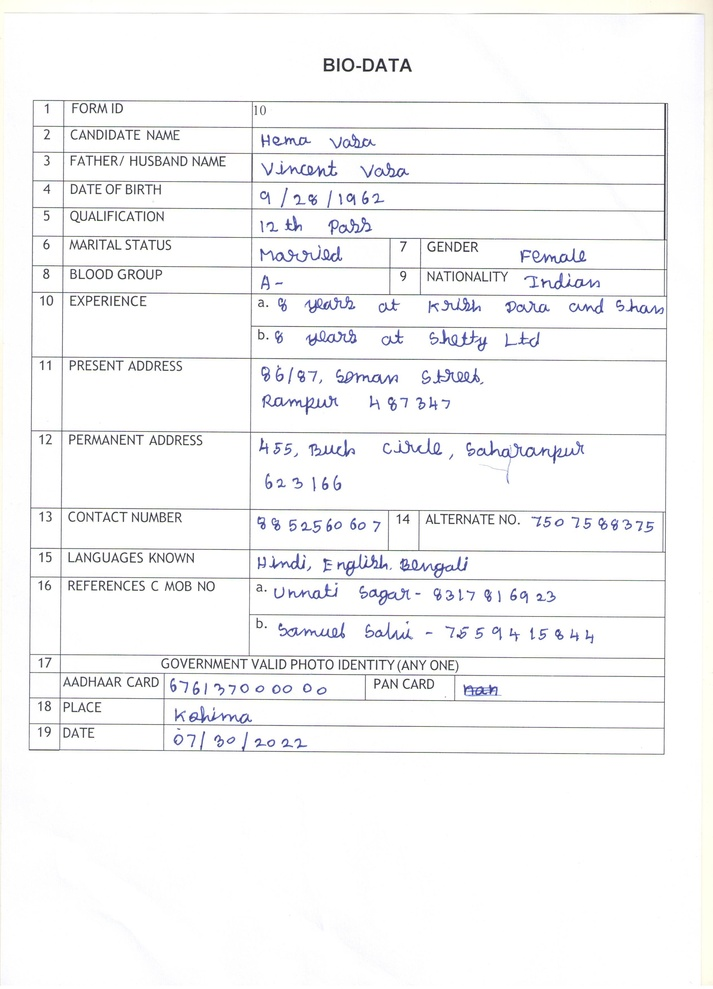
#> input picture submission/data/MIT_10.jpg, 713 x 989 px, shrunk from 2528 x 3507 before the run
$ python -i custom_functions.py   (imports and definitions only)
#> lines starting #> are read from the running program, lines starting #| are printed output that depends on the picture; after the words box and inside, x2 and y2 are one past the last pixel; in counts of white or black regions, pixels touching at a corner belong together
#!/usr/bin/env python
# coding: utf-8

# # custom_functions.py: Utility Function

# In[ ]:


import re
import cv2
import pandas as pd
import numpy as np
from PIL import ImageEnhance
import PIL.Image as Img


# # Functions

# ### Generic

# In[2]:


# [57 lines left out: functions compute_iou, transform_key, transform_json, run_yolo_inference, not called in this run]


# ### Field Matching

# In[5]:


def get_table_coordinates(image_file):
#> called with image_file = '../data/MIT_10.jpg'
    image = Img.open(image_file)
#> image is the input picture: PIL image 713x989 RGB; mean R, G, B 246.3, 246.4, 247
    enhancer = ImageEnhance.Contrast(image)
    contrast_image = enhancer.enhance(2)
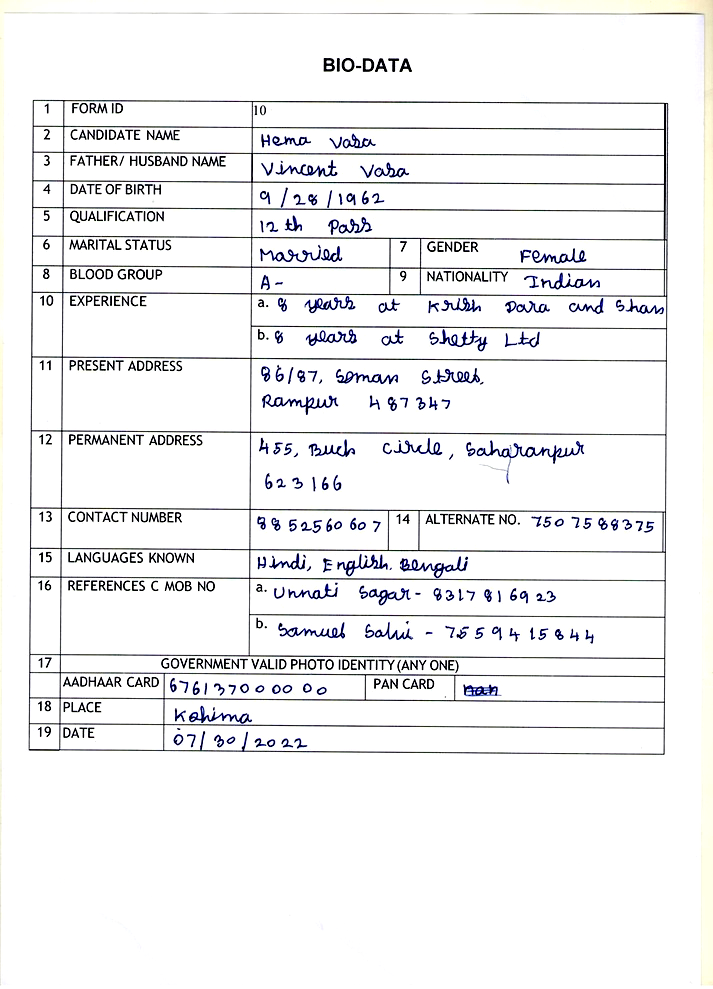
#> contrast_image: PIL image 713x989 RGB; mean R, G, B 240.7, 240.8, 241.7
    opencv_image = np.array(contrast_image) # Enhance Contrast
    opencv_image = cv2.cvtColor(opencv_image, cv2.COLOR_RGB2BGR) # Convert RGB to BGR
    gray_image = cv2.cvtColor(opencv_image, cv2.COLOR_BGR2GRAY) # Convert BGR to GRAY
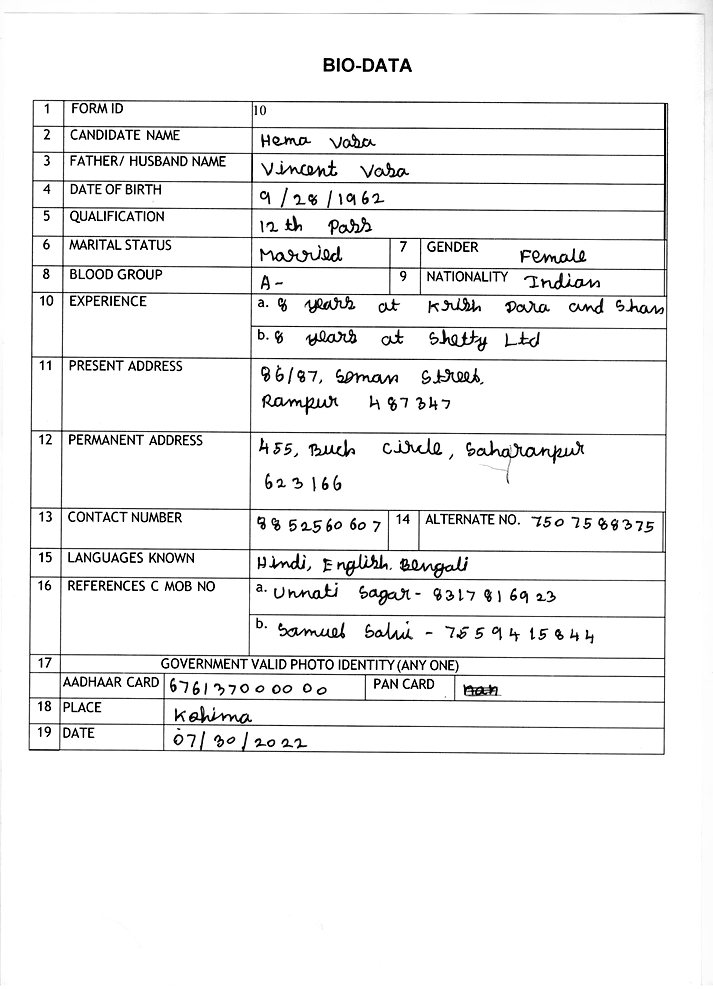
#> gray_image: shape (989, 713); min 0, max 255, mean 240.8
    blurred_image = cv2.GaussianBlur(gray_image, (5, 5), 0) # Apply Blurr on Image
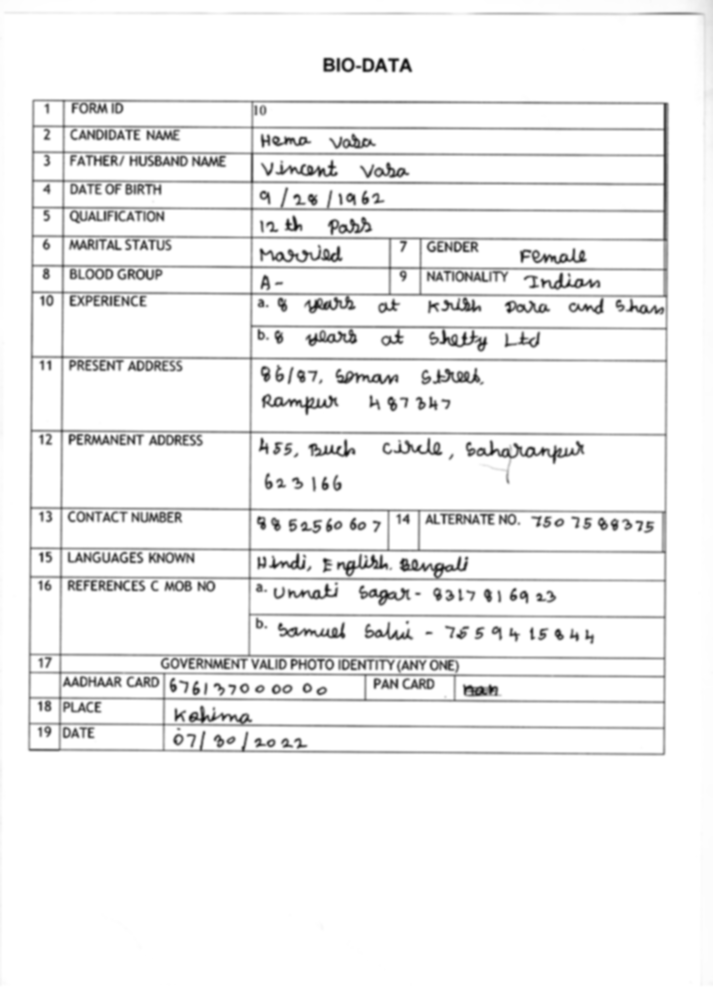
#> blurred_image: shape (989, 713); min 15, max 255, mean 240.8
    edged = cv2.Canny(blurred_image, 150, 200) # Apply Canny Edge Detection
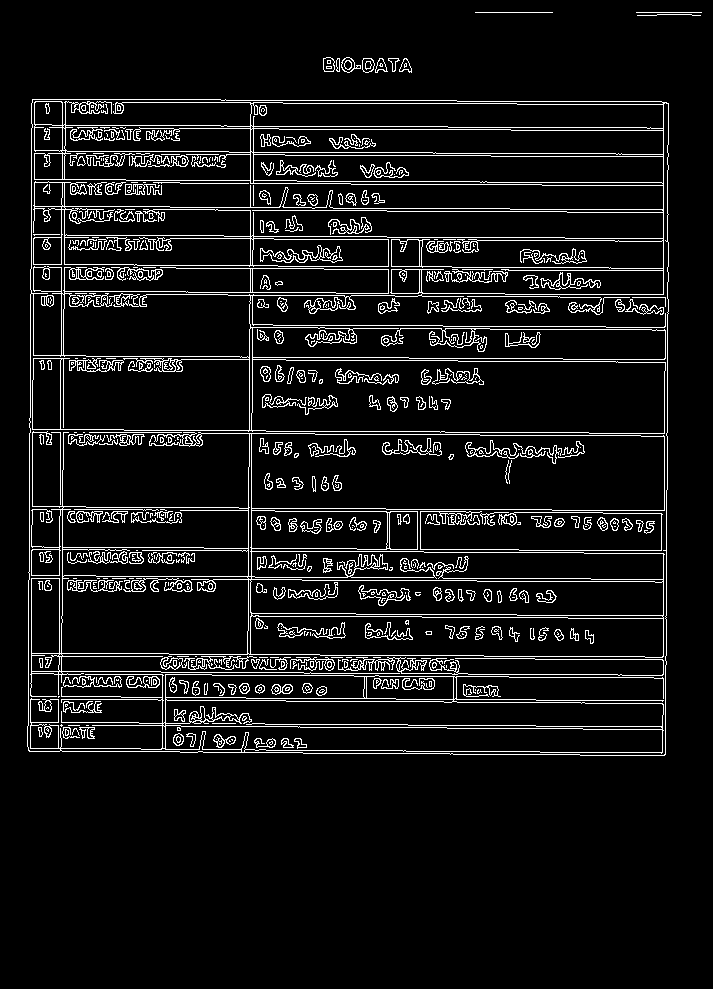
#> edged: shape (989, 713); 7.7% white in thin lines or dots, all inside (x1, y1, x2, y2) = (27, 12, 702, 756)

    kernel = np.ones((3,3), np.uint8)
    dilated_img = cv2.dilate(edged, kernel, iterations=1) # Perform dilation
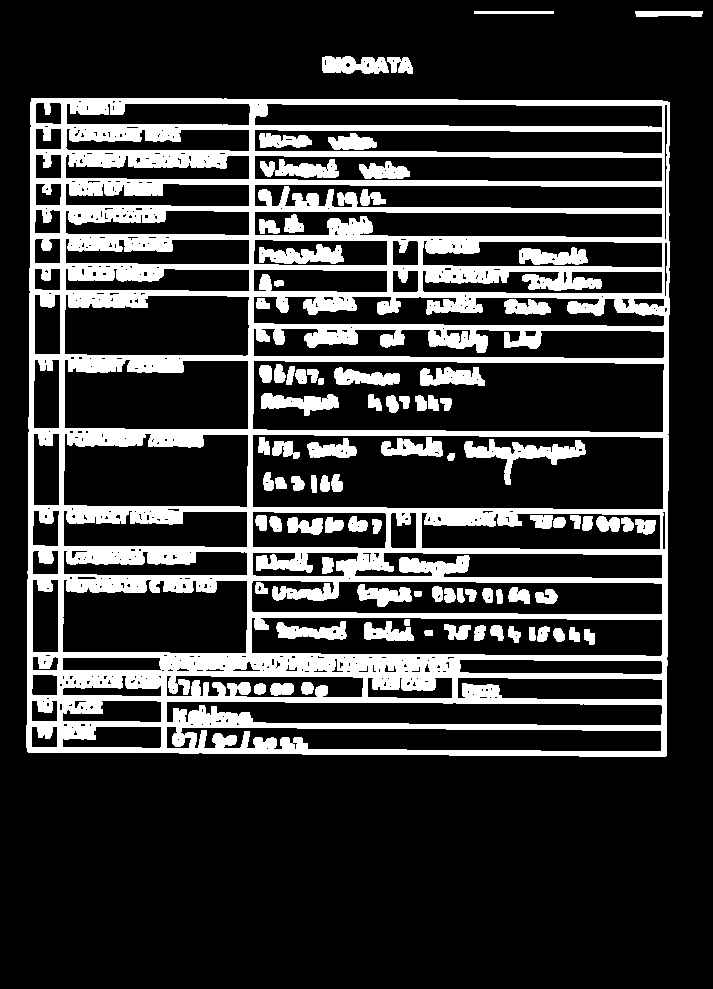
#> dilated_img: shape (989, 713); 21.5% white; 85 white regions
    contours, hierarchy = cv2.findContours(dilated_img, cv2.RETR_EXTERNAL, cv2.CHAIN_APPROX_SIMPLE) # Find contours
#> contours = 5 contours; box (x1, y1, x2, y2) and area: (26, 98, 670, 757) 418518, (322, 56, 389, 74) 880, (635, 11, 703, 17) 297, (387, 57, 413, 74) 270, (474, 11, 554, 14) 158

    area = []
    for cont in contours:
        bbox_coord = cv2.boundingRect(cont)
        area.append(bbox_coord[2] * bbox_coord[3])
#> this loop made 5 passes
#> bbox_coord on passes 1 to 4: (26, 98, 644, 659), (387, 57, 26, 17), (322, 56, 67, 18), (635, 11, 68, 6)
#> (cont, bbox_coord) on pass 5: ([[474, 11], [474, 13], [553, 13], [553, 11]], (474, 11, 80, 3))
#> after the loop, area = [424396, 442, 1206, 408, 240]

    # Get Coordinates of contour with Max Contour Area
    cnt = contours[np.argmax(area)]
#> cnt = contour of 95 points, box (x1, y1, x2, y2) (26, 98, 670, 757), area 418518
    x, y, w, h = cv2.boundingRect(cnt)
#> x = 26; y = 98; w = 644; h = 659
    x1, x2, y1, y2 = x, x + w, y, y + h
#> x1 = 26; x2 = 670; y1 = 98; y2 = 757
    return [x1, y1, x2, y2] #, contours, hierarchy


# In[6]:


# [83 lines left out: functions norm_coordinates, load_ref_coordinates, find_matches, extract_fields, run_ocr, extract_text, not called in this run]


# ### Post Processing

# In[12]:


def remove_special_char(text):
    cleaned_text = re.sub(r'[^A-Za-z0-9]+', '', text)
    return cleaned_text
def numeric_only(text):
    cleaned_text = re.sub(r'[^0-9]+', '', text)
    return cleaned_text
def char_space(text):
    cleaned_text = re.sub(r'[^A-Za-z ]+', '', text)
    return cleaned_text.strip()
def generic(text):
    cleaned_text = re.sub(r'[^A-Za-z0-9 +\-]+', '', text)
    return cleaned_text.strip()
def alphabets_only(text):
    cleaned_text = re.sub(r'[^A-Za-z]+', '', text)
    return cleaned_text.capitalize()
def alphanum_specialchar(text):
    cleaned_text = re.sub(r'[^A-Za-z0-9 +\-/,.]+', '', text)
    return cleaned_text.strip()


# In[13]:


# [105 lines left out: functions lang_specific, date_format, date_specific, bloodgroup_specific, address_specific, reference_specific and 4 more, not called in this run]


# In[15]:


alphatonum = {"o": "0", "O": "0", "b": "6", "z": "2", "Z": "2", "B": "8", "G": "6", "I": "1", "T":"7"}
numtoalpha = {val: key for key, val in alphatonum.items()}
schartonum = {"/": "1", "\\": "1", "(": "1"}


# [123 lines left out: functions alpha2num, num2alpha, special2num, post_processing, levenshtein_distance, word_error_rate and 1 more, not called in this run]

def field_accuracy(y_true, y_pred):
    from sklearn.metrics import accuracy_score
    return accuracy_score(y_true, y_pred)

# [12 lines left out: function document_level_accuracy, not called in this run]

>>> result = get_table_coordinates('../data/MIT_10.jpg')
#> result = [26, 98, 670, 757]
